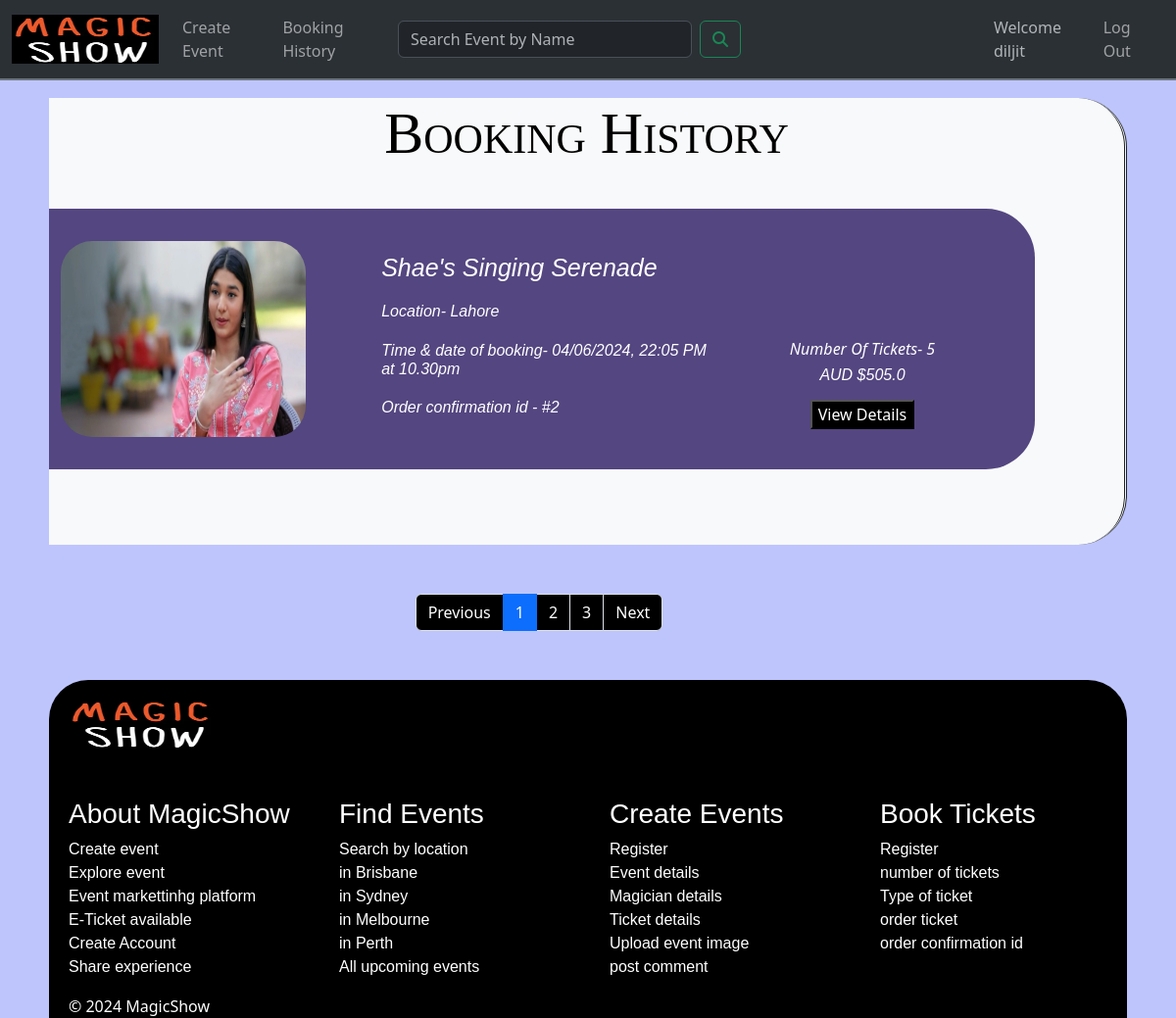
The app's page /history (signed in) with its own data.
### website/models.py (models this page shows, shortened)
class User(db.Model, UserMixin):
    __tablename__ = 'users'
    id = db.Column(db.Integer, primary_key=True, nullable=False)
    userName = db.Column(db.String(100), index=True, nullable=False)
    emailid = db.Column(db.String(100), index=True, unique=True, nullable=False)
    contactNumber = db.Column(db.String(100))
    password_hash = db.Column(db.String(255), nullable=False)
    address = db.Column(db.String(255))
    bookings = db.relationship('Booking', backref='user')
    comments = db.relationship('Comment', backref='user')

class Booking(db.Model):
    __tablename__ = 'bookings'
    id = db.Column(db.Integer, primary_key=True)
    booked_at = db.Column(db.DateTime, default=datetime.now())
    numTickets = db.Column(db.Integer)
    totalPrice = db.Column(db.Float)
    userid = db.Column(db.Integer, db.ForeignKey('users.id'))
    eventid = db.Column(db.Integer, db.ForeignKey('events.id'))

class Event(db.Model):
    __tablename__ = 'events'
    id = db.Column(db.Integer, primary_key=True, nullable=False)
    userid = db.Column(db.Integer, db.ForeignKey('users.id'))
    eventName = db.Column(db.String(80))
    eventstartDateTime = db.Column(db.DateTime, nullable=False)
    eventendDateTime = db.Column(db.DateTime, nullable=False)
    eventType = db.Column(db.String(50))
    eventLocation = db.Column(db.String(200))
    description = db.Column(db.String(200))
    ticketQuantity = db.Column(db.Integer)
    ticketsAvailable = db.Column(db.Integer)
    ticketPrice = db.Column(db.Float)
    eventImage = db.Column(db.String(400))
    eventStatus = db.Column(db.String(10))
    bookings = db.relationship('Booking', backref='event')
    comments = db.relationship('Comment', backref='event')

### website/views.py (the view)
@mainbp.route('/history')
@login_required
def history():
    bookings = Booking.query.filter_by(userid=current_user.id).all()
    return render_template('bhistory.html', bookings=bookings)

### website/templates/bhistory.html
{% extends 'base.html' %}
 {% block content %}
  <main>
    <div id="history1" class="container-fluid d-flex bg-white bg-body-tertiary col-md-11">
      <div class="row">
        <h1 id="book1">Booking History</h1>
        {% if bookings %}
        {% for booking in bookings %}
        <div id="first" class="d-flex col-md-11">
          <div class="col-lg-4 col-md-6 col-sm-6">
            <img class="rounded-5" src="{{'..'+booking.event.eventImage}}" alt="event1" width="250px" height="200px">
          </div>
          <div class="col-lg-5 col-md-2">
            <h6 id="write4">{{booking.event.eventName}}</h6>
            <h6 id="write3">Location- {{booking.event.eventLocation}}</h6>
            <h6 id="write3">Time & date of booking- {{booking.booked_at.strftime("%d/%m/%Y, %H:%M %p")}}<br>
            at 10.30pm</h6>
            <h6 id="write3">Order confirmation id - #{{booking.id}}</h6>
          </div>
          <div id="price" class="col-lg-2 col-md-4">
            <h7 id="write3">Number Of Tickets- {{booking.numTickets}}</h7>
            <h6 id="write3">AUD ${{booking.totalPrice}}</h6>
            <a href="{{url_for('event.show', id=booking.event.id)}}"><button class="btnb">View Details</button></a>
          </div>
        </div>
        {% endfor %}
        {% else %}
        <p>It's time for you to disappear and make some bookings!</p>
        {% endif %}
      </div>
    </div>
    <div class="col-md-10">
      <ul class="pagination justify-content-center">
        <li class="page-item">
          <a class="page-link">Previous</a>
        </li>
        <li class="page-item"><a class="page-link active" href="#">1</a></li>
        <li class="page-item"><a class="page-link" href="#">2</a></li>
        <li class="page-item"><a class="page-link" href="#">3</a></li>
        <li class="page-item">
          <a class="page-link" href="#">Next</a>
        </li>
      </ul>
    </div>
  </main>
{% endblock %}

### website/templates/base.html (shortened to what this page needs)
<!DOCTYPE html>
<html lang="en">
<head>
  <link href="https://cdn.jsdelivr.net/npm/bootstrap@5.3.3/dist/css/bootstrap.min.css" rel="stylesheet">
  <link rel="stylesheet" href="{{ url_for('static', filename='style.css')}}">
</head>
<body>
    <header>
        <nav class="navbar navbar-custom navbar-expand-lg bg-body-tertiary fixed-top bg-dark" data-bs-theme="dark">
            <div class="container-fluid">
              <a class="navbar-brand" href="{{url_for('main.index')}}">
                <img src="{{url_for('static', filename='img/logo.png')}}" alt="MagicShow" width="150" height="50">
              </a>
              <div class="collapse navbar-collapse" id="navbarSupportedContent">
                <ul class="navbar-nav ms-auto mb-2 mb-lg-0">
                  <li class="nav-item">
                    <a class="nav-link" href="{{ url_for('event.create')}}">Create Event</a>
                  </li>
                  <li class="nav-item">
                    <a class="nav-link" href="{{ url_for('main.history')}}">Booking History</a>
                  </li>
                </ul>
              </div>
              <form class="d-flex" role="search" action="{{url_for('main.search')}}">
                <input class="form-control me-2" style="width:50%;" type="search" name="search" id="SearchForm" placeholder="Search Event by Name" aria-label="Search">
                <button class="btn btn-outline-success" type="submit"><i class="fa-solid fa-magnifying-glass"></i></button>
              </form>
              <div class="collapse navbar-collapse" id="navbarSupportedContent">
                <ul class="navbar-nav ms-auto mb-2 mb-lg-0">
                  {% if current_user.is_authenticated %}
                  <li class="nav-item">
                     <a class="nav-link disabled text-muted" href="#">Welcome {{current_user.userName}}</a>
                  </li>
                  <li>
                     <a class="nav-link" href="{{ url_for('auth.logout') }}">Log Out</a>
                  </li>
                  {% endif %}
                </ul>
              </div>
            </div>
          </nav>
    </header>
    {% block content %}
    {% endblock %}
    <footer class="footer">
        <section class="top">
            <img id="footerimage" src="{{url_for('static', filename='img/logo.png')}}" width="150" height="50" >
            <div class="footer">
              <div class="row footerrow text-left">
                <div class="col-lg-3 col-md-6 mb-4 mb-md-0">
                  <h3>About MagicShow</h3>
                   <ul class="list-unstyled">
                    <li> <a>Create event</a> </li>
                    <li> <a>Explore event</a> </li>
                    <li> <a>Event markettinhg platform</a> </li>
                    <li> <a>E-Ticket available</a> </li>
                    <li> <a>Create Account</a> </li>
                    <li> <a>Share experience</a> </li>
                  </ul>
                </div>
                <div class="col-lg-3 col-md-6 mb-4 mb-md-0">
                  <h3>Find Events</h3>
                    <ul class="list-unstyled">
                    <li> <a>Search by location</a> </li>
                    <li>  <a>in Brisbane</a> </li>
                    <li>  <a>in Sydney</a> </li>
                    <li>  <a>in Melbourne</a> </li>
                    <li>  <a>in Perth</a> </li>
                    <li>  <a>All upcoming events</a> </li>
                    </ul>
                </div>
                <div class="col-lg-3 col-md-6 mb-4 mb-md-0">
                  <h3>Create Events</h3>
                    <ul class="list-unstyled">
                    <li> <a>Register</a> </li>
                    <li>  <a>Event details</a> </li>
                    <li>  <a>Magician details</a> </li>
                    <li>  <a>Ticket details</a> </li>
                    <li>  <a>Upload event image</a> </li>
                    <li>  <a>post comment</a> </li>
                    </ul>
                </div>
                <div class="col-lg-3 col-md-6 mb-4 mb-md-0">
                  <h3>Book Tickets</h3>
                    <ul class="list-unstyled">
                      <li> <a>Register</a> </li>
                      <li>  <a>number of tickets</a> </li>
                      <li>  <a>Type of ticket</a> </li>
                    <li>  <a>order ticket</a> </li>
                    <li>  <a>order confirmation id</a> </li>
                    </ul>
                </div>
              </div>
            </div>
          </section>
          <section class="bottom">© 2024 MagicShow</section>
    </footer>
</body>
</html>

### website/static/style.css (style rules this page uses)
body { background-color: rgba(2, 31, 248, 0.253); }
.navbar-custom { background-color: black; border-bottom: 2px solid #6c757d; }
.navbar-custom .nav-link { color: #ffffff8d; transition: color 0.3s ease; }
.top { border-top-left-radius:40px; border-top-right-radius:40px; margin-left:50px; margin-top: 50px; margin-right:50px; background-color: black; }
.footerrow { margin-top:50px; padding-left:20px; color:white }
.bottom { margin-left:50px; margin-right:50px; padding-left:20px; background-color: black; color:white; }
#footerimage { margin-left:20px; margin-top:20px; }
form { width:90%; max-width: 600px; }
input,textarea { width:100%; padding:10px; outline:100px; border: 1px #fff #000000; color: #040000; background:transparent; font-size:15px; }
#history1 { margin-top:100px; border: left 0; border-top-right-radius: 50px; border-bottom-right-radius: 50px; border-right-style:double; }
#first { background-color:rgba(53, 36, 105, 0.841); margin-top:3%; margin-bottom:7%; border-top-right-radius: 50px; border-bottom-right-radius: 50px; padding-top:3%; padding-bottom:3%; margin-right:3%; color:white; }
#price { text-align:center; padding-top:10%; }
#book1 { color:black; text-align: center; font-variant: small-caps; font-size: 60px; }
.pagination { align-items: center; margin-top:5%; margin-left:10%; }
.page-link { background-color:black; color:white; }
.btnb { background-color: black; color:white; margin-top:5%; }
h1 { font-family:Georgia, 'Times New Roman', Times, serif; }
h6 { font-family:'Trebuchet MS', 'Lucida Sans Unicode', 'Lucida Grande', 'Lucida Sans', Arial, sans-serif; }
h3 { font-family:'Trebuchet MS', 'Lucida Sans Unicode', 'Lucida Grande', 'Lucida Sans', Arial, sans-serif; }
.list-unstyled { font-family:'Trebuchet MS', 'Lucida Sans Unicode', 'Lucida Grande', 'Lucida Sans', Arial, sans-serif; }
#write3 { font-style: italic; padding-top:3%; }
#write4 { font-style:italic; padding-top:3%; font-size: 25px; }

### records on screen
User: userName "diljit"
Booking: eventImage (picture), event.eventName "Shae's Singing Serenade", event.eventLocation "Lahore", booked_at "04/06/2024, 22:05 PM", id "2", numTickets "5", totalPrice "505.0"
